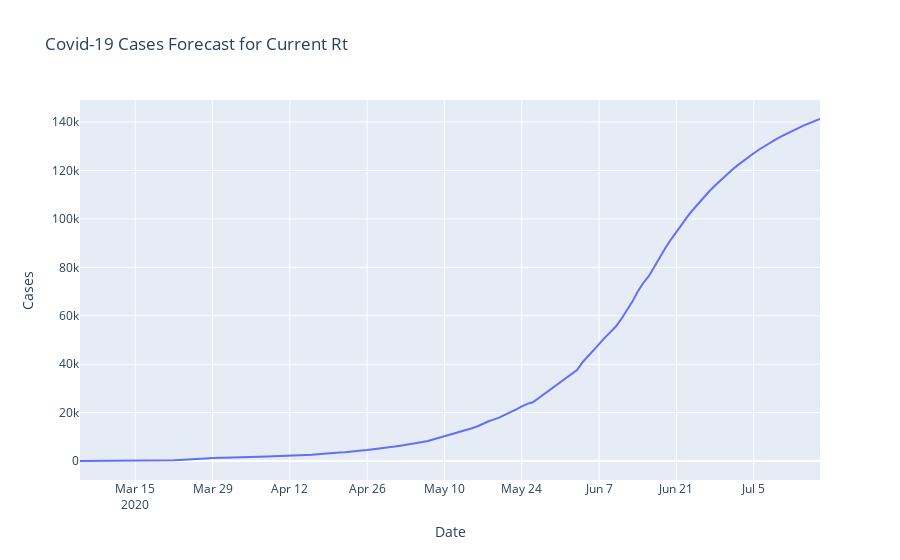

The code cell stored with this chart in its notebook:
### Code cell
fig6 = px.line(current_forecast, x='Date', y='Cases',
               title='Covid-19 Cases Forecast for Current Rt')
fig6.update_traces(hovertemplate=None)
fig6.update_layout(hovermode="x")
#fig6["layout"].pop("updatemenus")
fig6.show()

### Figure 1 — Plotly figure (JSON) as saved in the notebook; plotly's stock layout.template omitted (floating-point values rounded to 4 significant figures; data arrays with more than 128 entries replaced by an {"elided": "..."} marker saying what was removed)
{"data": [{"legendgroup": "", "line": {"color": "#636efa", "dash": "solid"}, "mode": "lines", "name": "", "showlegend": false, "type": "scatter", "x": {"elided": "133 str values"}, "xaxis": "x", "y": {"elided": "133 float values"}, "yaxis": "y"}], "layout": {"hovermode": "x", "legend": {"tracegroupgap": 0}, "title": {"text": "Covid-19 Cases Forecast for Current Rt"}, "xaxis": {"anchor": "y", "domain": [0, 1], "title": {"text": "Date"}}, "yaxis": {"anchor": "x", "domain": [0, 1], "title": {"text": "Cases"}}}}
